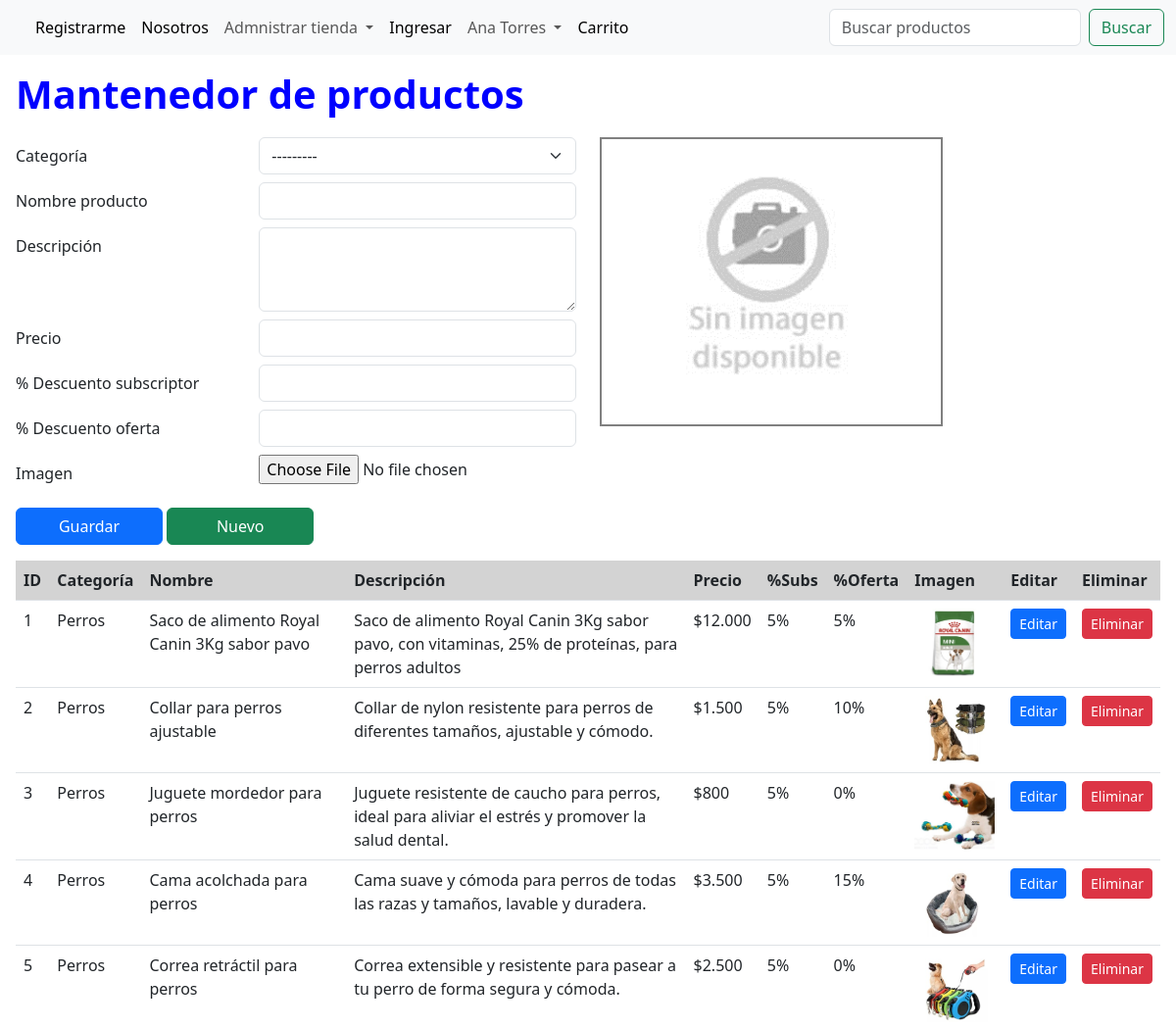
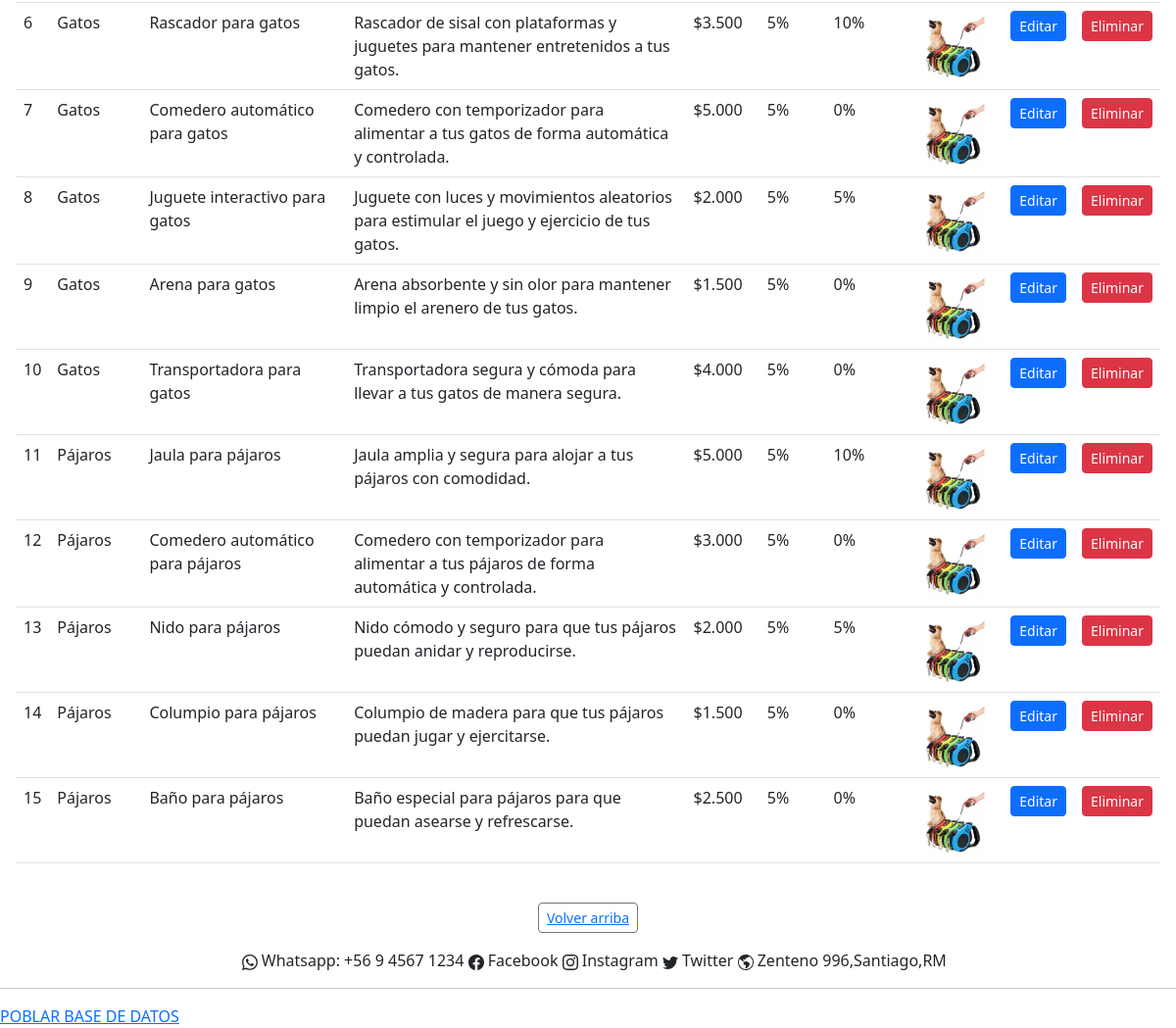
The app's page /admin_productos/ins/-1, older data (2 pictures, top to bottom).
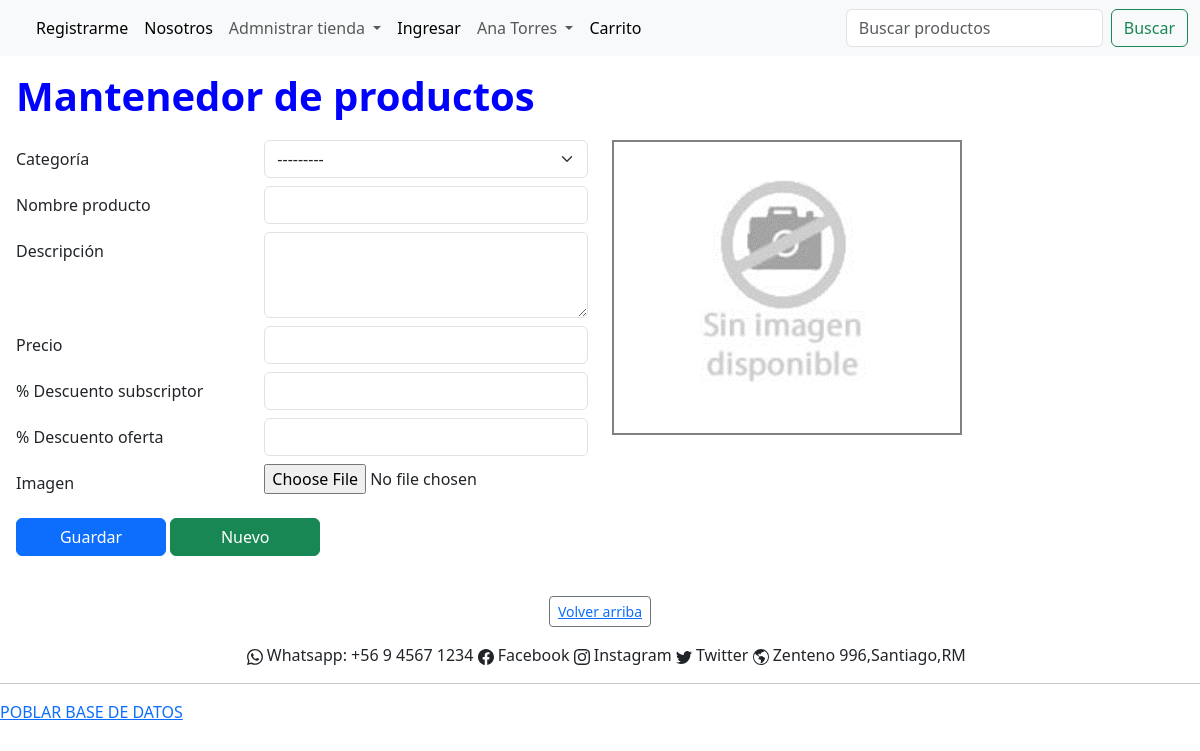
The same page, newer data.
### core/models.py (models this page shows, shortened)
class Producto(models.Model):
    categoria = models.ForeignKey(Categoria, on_delete=models.DO_NOTHING, verbose_name='Categoría')
    nombre = models.CharField(max_length=100, blank=False, null=False, verbose_name='Nombre producto')
    descripcion = models.CharField(max_length=400, blank=False, null=False, verbose_name='Descripción')
    precio = models.IntegerField(blank=False, null=False, verbose_name='Precio')
    descuento_subscriptor = models.IntegerField(
        validators=[MinValueValidator(0), MaxValueValidator(100)],
        blank=False,
        null=False,
        verbose_name='% Descuento subscriptor'
    )
    descuento_oferta = models.IntegerField(
        validators=[MinValueValidator(0), MaxValueValidator(100)],
        blank=False,
        null=False,
        verbose_name='% Descuento oferta'
    )
    imagen = models.ImageField(upload_to='productos/', blank=False, null=False, verbose_name='Imagen')
    class Meta:
        db_table = 'Producto'

class Categoria(models.Model):
    nombre = models.CharField(max_length=100, blank=False, null=False, verbose_name='Nombre categoría')
    class Meta:
        db_table = 'Categoria'
    def __str__(self):
        return f'{self.nombre}'

### core/views.py (the view, shortened to what this page needs)
# urls.py: path('admin_productos/<accion>/<id>', admin_productos, name='admin_productos'),
def admin_productos(request, accion, id):
    data = {
        'mensaje': '',
        'formulario': ProductoForm,
        'accion': accion,
        'id': id,
    }
    if accion == 'ins':
        if request.method == 'POST':
            formulario = ProductoForm(request.POST, request.FILES)
            if formulario.is_valid():
                try:
                    formulario.save()
                    data['mensaje'] = '¡El producto fue creado correctamente!'
                except:
                    data['mensaje'] = '¡No se puede crear dos productos con el mismo ID!'
    data['productos'] = Producto.objects.all().order_by('id')
    return render(request, 'core/admin_productos.html', data)

### core/templatetags/custom_filters.py (called while the page is built)
@register.filter
def formatear_dinero(value):
    value = f'${value:,}'
    value = value.replace(',', '.')
    return value

@register.filter
def formatear_porcentaje(value):
    return f'{value}%'

### core/templates/core/admin_productos.html (shortened to what this page needs)
{% extends 'core/base.html' %}
{% load static %}
{% load custom_filters %}
{% block stylesheet %}
    <link href="{% static 'core/css/producto.css'%}" rel="stylesheet">
{% endblock stylesheet %}
{% block content %}
    <h1>Mantenedor de productos</h1>
    <form method="POST" enctype="multipart/form-data" id="formulario">
        <div class="row">
            <div class="col-sm-12 col-md-6">
                <div class="form-row">
                    {% for campo in formulario %}
                        <div class="form-group row mb-2">
                            <label for="{{ campo.id_for_label }}" class="col-sm-5 col-form-label">
                                {{ campo.label }}
                            </label>
                            <div class="col-sm-7">
                                {{ campo }}
                            </div>
                        </div>
                    {% endfor %}
                </div>
            </div>
            <div class="col-sm-12 col-md-6">
                {% if formulario.imagen.value %}
                    <img id="imagen-producto" src="/media/{{ formulario.imagen.value }}" alt="Vista previa de la imagen">
                    <input type="hidden" name="nombre_archivo" value="{{ formulario.imagen.value }}">
                {% else %}
                    <img id="imagen-producto" src="{% static 'core/images/sin-imagen.png' %}" alt="Vista previa de la imagen">
                {% endif %}
            </div>
        </div>
        <div class="mt-2 mb-3">
            <input type="submit" class="btn btn-primary ancho-boton" id="id_guardar" value="Guardar">
            <a class="btn btn-success ancho-boton" href="{% url 'admin_productos' 'ins' -1 %}"> Nuevo </a>
        </div>
    </form>
    {% if productos %}
        <table class="table table-hover">
            <thead>
                <tr>
                    <th> ID </th>
                    <th> Categoría </th>
                    <th> Nombre </th>
                    <th> Descripción </th>
                    <th> Precio </th>
                    <th> %Subs </th>
                    <th> %Oferta </th>
                    <th> Imagen </th>
                    <th> Editar </th>
                    <th> Eliminar </th>
                </tr>
            </thead>
            <tbody>
                {% for producto in productos %}
                    <tr>
                        <td> {{ producto.id }} </td>
                        <td> {{ producto.categoria }} </td>
                        <td> {{ producto.nombre }} </td>
                        <td> {{ producto.descripcion }} </td>
                        <td> {{ producto.precio|formatear_dinero }} </td>
                        <td> {{ producto.descuento_subscriptor|formatear_porcentaje }} </td>
                        <td> {{ producto.descuento_oferta|formatear_porcentaje }} </td>
                        <td>
                            <img src="/media/{{ producto.imagen }}" class="producto-sm" alt="">
                        </td>
                        <td>
                            <a href="{% url 'admin_productos' 'upd' producto.id %}" class="btn btn-primary btn-sm boton_chico"> Editar </a>
                        </td>
                        <td>
                            <a href="{% url 'admin_productos' 'del' producto.id %}" class="btn btn-danger btn-sm boton_chico"> Eliminar </a>
                        </td>
                    </tr>
                {% endfor %}
            </tbody>
        </table>
    {% endif %}
{% endblock content %}

Row changes from the older to the newer data that the page shows:
removed Producto: id "1", categoria "Perros", nombre "Saco de alimento Royal Canin 3Kg sabor pavo", descripcion "Saco de alimento Royal Canin 3Kg sabor pavo, con vitaminas, 25% de proteínas, para perros adultos", precio "$12.000", descuento_subscriptor "5%", descuento_oferta "5%", imagen (picture)
removed Producto: id "2", categoria "Perros", nombre "Collar para perros ajustable", descripcion "Collar de nylon resistente para perros de diferentes tamaños, ajustable y cómodo.", precio "$1.500", descuento_subscriptor "5%", descuento_oferta "10%", imagen (picture)
removed Producto: id "3", categoria "Perros", nombre "Juguete mordedor para perros", descripcion "Juguete resistente de caucho para perros, ideal para aliviar el estrés y promover la salud dental.", precio "$800", descuento_subscriptor "5%", descuento_oferta "0%", imagen (picture)
removed Producto: id "4", categoria "Perros", nombre "Cama acolchada para perros", descripcion "Cama suave y cómoda para perros de todas las razas y tamaños, lavable y duradera.", precio "$3.500", descuento_subscriptor "5%", descuento_oferta "15%", imagen (picture)
removed Producto: id "5", categoria "Perros", nombre "Correa retráctil para perros", descripcion "Correa extensible y resistente para pasear a tu perro de forma segura y cómoda.", precio "$2.500", descuento_subscriptor "5%", descuento_oferta "0%", imagen (picture)
removed Producto: id "6", categoria "Gatos", nombre "Rascador para gatos", descripcion "Rascador de sisal con plataformas y juguetes para mantener entretenidos a tus gatos.", precio "$3.500", descuento_subscriptor "5%", descuento_oferta "10%", imagen (picture)
removed Producto: id "7", categoria "Gatos", nombre "Comedero automático para gatos", descripcion "Comedero con temporizador para alimentar a tus gatos de forma automática y controlada.", precio "$5.000", descuento_subscriptor "5%", descuento_oferta "0%", imagen (picture)
removed Producto: id "8", categoria "Gatos", nombre "Juguete interactivo para gatos", descripcion "Juguete con luces y movimientos aleatorios para estimular el juego y ejercicio de tus gatos.", precio "$2.000", descuento_subscriptor "5%", descuento_oferta "5%", imagen (picture)
removed Producto: id "9", categoria "Gatos", nombre "Arena para gatos", descripcion "Arena absorbente y sin olor para mantener limpio el arenero de tus gatos.", precio "$1.500", descuento_subscriptor "5%", descuento_oferta "0%", imagen (picture)
removed Producto: id "10", categoria "Gatos", nombre "Transportadora para gatos", descripcion "Transportadora segura y cómoda para llevar a tus gatos de manera segura.", precio "$4.000", descuento_subscriptor "5%", descuento_oferta "0%", imagen (picture)
removed Producto: id "11", categoria "Pájaros", nombre "Jaula para pájaros", descripcion "Jaula amplia y segura para alojar a tus pájaros con comodidad.", precio "$5.000", descuento_subscriptor "5%", descuento_oferta "10%", imagen (picture)
removed Producto: id "12", categoria "Pájaros", nombre "Comedero automático para pájaros", descripcion "Comedero con temporizador para alimentar a tus pájaros de forma automática y controlada.", precio "$3.000", descuento_subscriptor "5%", descuento_oferta "0%", imagen (picture)
removed Producto: id "13", categoria "Pájaros", nombre "Nido para pájaros", descripcion "Nido cómodo y seguro para que tus pájaros puedan anidar y reproducirse.", precio "$2.000", descuento_subscriptor "5%", descuento_oferta "5%", imagen (picture)
removed Producto: id "14", categoria "Pájaros", nombre "Columpio para pájaros", descripcion "Columpio de madera para que tus pájaros puedan jugar y ejercitarse.", precio "$1.500", descuento_subscriptor "5%", descuento_oferta "0%", imagen (picture)
removed Producto: id "15", categoria "Pájaros", nombre "Baño para pájaros", descripcion "Baño especial para pájaros para que puedan asearse y refrescarse.", precio "$2.500", descuento_subscriptor "5%", descuento_oferta "0%", imagen (picture)
Text that changed along with them:
text no longer shown: "ID Categoría Nombre Descripción Precio %Subs %Oferta Imagen Editar Eliminar"
